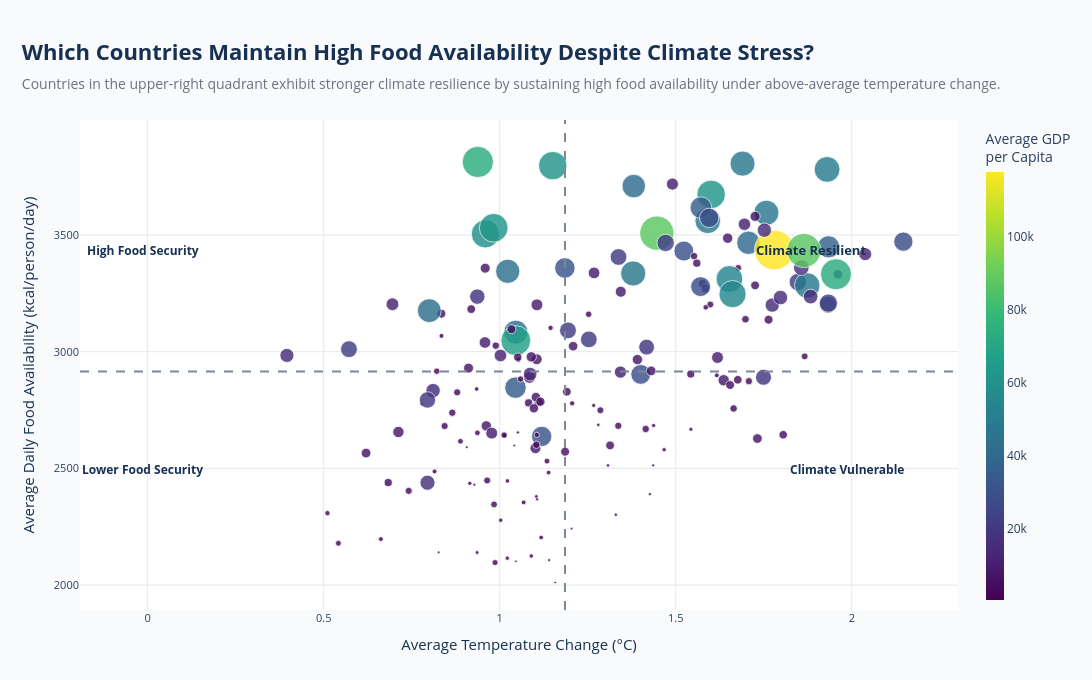

Source (notebook cell):
### Code cell
# ==========================================================
# AQ4 - Climate Resilience Quadrant Analysis
# ==========================================================

import plotly.express as px

# Median reference lines
temp_median = aq4_df["Average_Temperature"].median()
calorie_median = aq4_df["Average_Calories"].median()

fig = px.scatter(
    aq4_df,
    x="Average_Temperature",
    y="Average_Calories",
    size="Average_GDP",
    hover_name="Country",
    size_max=28,
    color="Average_GDP",
    color_continuous_scale="Viridis"
)

fig.update_traces(
    marker=dict(
        opacity=0.82,
        line=dict(
            color="white",
            width=0.8
        )
    )
)

# Quadrant Lines
fig.add_vline(
    x=temp_median,
    line_dash="dash",
    line_color="#7C8798",
    line_width=2
)

fig.add_hline(
    y=calorie_median,
    line_dash="dash",
    line_color="#7C8798",
    line_width=2
)

# Quadrant Labels
fig.add_annotation(
    x=temp_median+0.7,
    y=calorie_median+520,
    text="<b>Climate Resilient</b>",
    showarrow=False,
    font=dict(size=13,color="#183153")
)

fig.add_annotation(
    x=temp_median-1.2,
    y=calorie_median+520,
    text="<b>High Food Security</b>",
    showarrow=False,
    font=dict(size=12,color="#183153")
)

fig.add_annotation(
    x=temp_median+0.8,
    y=calorie_median-420,
    text="<b>Climate Vulnerable</b>",
    showarrow=False,
    font=dict(size=12,color="#183153")
)

fig.add_annotation(
    x=temp_median-1.2,
    y=calorie_median-420,
    text="<b>Lower Food Security</b>",
    showarrow=False,
    font=dict(size=12,color="#183153")
)

fig.update_layout(

    template="plotly_white",

    width=1100,
    height=680,

    paper_bgcolor=BG,
    plot_bgcolor="white",

    title=dict(
        text="<b>Which Countries Maintain High Food Availability Despite Climate Stress?</b>"
             "<br><span style='font-size:14px;color:#6B7280'>Countries in the upper-right quadrant exhibit stronger climate resilience by sustaining high food availability under above-average temperature change.</span>",
        x=0.02,
        font=dict(
            size=22,
            color="#183153"
        )
    ),

    xaxis=dict(
        title="Average Temperature Change (°C)",
        title_font=dict(size=15,color="#183153"),
        tickfont=dict(size=11),
        gridcolor=COLOR_GRID,
        zeroline=False
    ),

    yaxis=dict(
        title="Average Daily Food Availability (kcal/person/day)",
        title_font=dict(size=15,color="#183153"),
        tickfont=dict(size=11),
        gridcolor=COLOR_GRID,
        zeroline=False
    ),

    coloraxis_colorbar=dict(
        title=dict(
            text="Average GDP<br>per Capita",
            side="top"
        ),
        thickness=18
    ),

    margin=dict(
        l=80,
        r=80,
        t=120,
        b=70
    )
)

fig.show(config={"displayModeBar":False})

### Figure 1 — Plotly figure (JSON) as saved in the notebook; plotly's stock layout.template omitted (floating-point values rounded to 4 significant figures; data arrays with more than 128 entries replaced by an {"elided": "..."} marker saying what was removed)
{"data": [{"hovertemplate": "<b>%{hovertext}</b><br><br>Average_Temperature=%{x}<br>Average_Calories=%{y}<br>Average_GDP=%{marker.color}<extra></extra>", "hovertext": {"elided": "174 str values"}, "legendgroup": "", "marker": {"color": {"elided": "174 float values"}, "coloraxis": "coloraxis", "line": {"color": "white", "width": 0.8}, "opacity": 0.82, "size": {"elided": "174 float values"}, "sizemode": "area", "sizeref": 150.1, "symbol": "circle"}, "mode": "markers", "name": "", "orientation": "v", "showlegend": false, "type": "scatter", "x": {"elided": "174 float values"}, "xaxis": "x", "y": {"elided": "174 float values"}, "yaxis": "y"}], "layout": {"annotations": [{"font": {"color": "#183153", "size": 13}, "showarrow": false, "text": "<b>Climate Resilient</b>", "x": 1.885, "y": 3435.0}, {"font": {"color": "#183153", "size": 12}, "showarrow": false, "text": "<b>High Food Security</b>", "x": -0.01475, "y": 3435.0}, {"font": {"color": "#183153", "size": 12}, "showarrow": false, "text": "<b>Climate Vulnerable</b>", "x": 1.985, "y": 2495.0}, {"font": {"color": "#183153", "size": 12}, "showarrow": false, "text": "<b>Lower Food Security</b>", "x": -0.01475, "y": 2495.0}], "coloraxis": {"colorbar": {"thickness": 18, "title": {"side": "top", "text": "Average GDP<br>per Capita"}}, "colorscale": [[0, "#440154"], [0.1111, "#482878"], [0.2222, "#3e4989"], [0.3333, "#31688e"], [0.4444, "#26828e"], [0.5556, "#1f9e89"], [0.6667, "#35b779"], [0.7778, "#6ece58"], [0.8889, "#b5de2b"], [1, "#fde725"]]}, "height": 680, "legend": {"itemsizing": "constant", "tracegroupgap": 0}, "margin": {"b": 70, "l": 80, "r": 80, "t": 120}, "paper_bgcolor": "#F8FAFC", "plot_bgcolor": "white", "shapes": [{"line": {"color": "#7C8798", "dash": "dash", "width": 2}, "type": "line", "x0": 1.185, "x1": 1.185, "xref": "x", "y0": 0, "y1": 1, "yref": "y domain"}, {"line": {"color": "#7C8798", "dash": "dash", "width": 2}, "type": "line", "x0": 0, "x1": 1, "xref": "x domain", "y0": 2915.0, "y1": 2915.0, "yref": "y"}], "title": {"font": {"color": "#183153", "size": 22}, "text": "<b>Which Countries Maintain High Food Availability Despite Climate Stress?</b><br><span style='font-size:14px;color:#6B7280'>Countries in the upper-right quadrant exhibit stronger climate resilience by sustaining high food availability under above-average temperature change.</span>", "x": 0.02}, "width": 1100, "xaxis": {"anchor": "y", "domain": [0, 1], "gridcolor": "#E5E7EB", "tickfont": {"size": 11}, "title": {"font": {"color": "#183153", "size": 15}, "text": "Average Temperature Change (°C)"}, "zeroline": false}, "yaxis": {"anchor": "x", "domain": [0, 1], "gridcolor": "#E5E7EB", "tickfont": {"size": 11}, "title": {"font": {"color": "#183153", "size": 15}, "text": "Average Daily Food Availability (kcal/person/day)"}, "zeroline": false}}}
